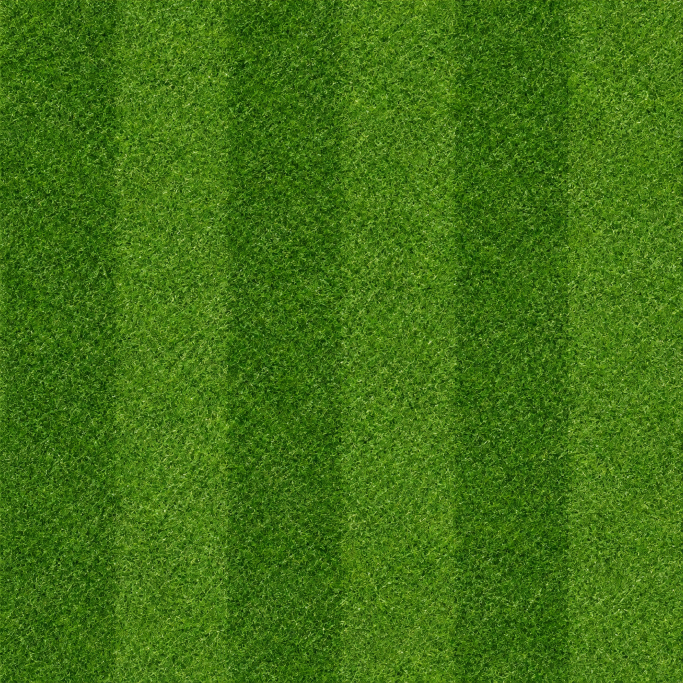
#> input picture assets/pitch/grass_seamless.jpg, 2048 x 2048 px (shown at 1/3 size)
$ python build_pitch_v2_textures.py
#> lines starting #> are read from the running program, lines starting #| are printed output that depends on the picture
"""
Soccer Pinball 3D - Visual 2.0 Pitch PBR V2 Generator
Generates premium UEFA Night Football Arcade turf textures at 2048x2048:
- Authentic deep emerald / navy-green turf palette (calibrated for ACES Filmic)
- Broad 5.5m mowing stripes (6 stripes across 33m pitch)
- Directional roller-pressed blade normal tilt
- Controlled micro-specular roughness (0.80 - 0.88) to eliminate glittering sandpaper noise
"""

from PIL import Image, ImageFilter
import numpy as np
import os

OUT_DIR = os.path.join(os.path.dirname(os.path.abspath(__file__)), "assets", "pitch")
W, H = 2048, 2048

print(f"[PitchV2] Generating 2048x2048 PBR Grass Textures in: {OUT_DIR}")

# 1. Base seamless grass reference
base_path = os.path.join(OUT_DIR, "grass_seamless.jpg")
if os.path.exists(base_path):
    base_img = Image.open(base_path).convert("L")
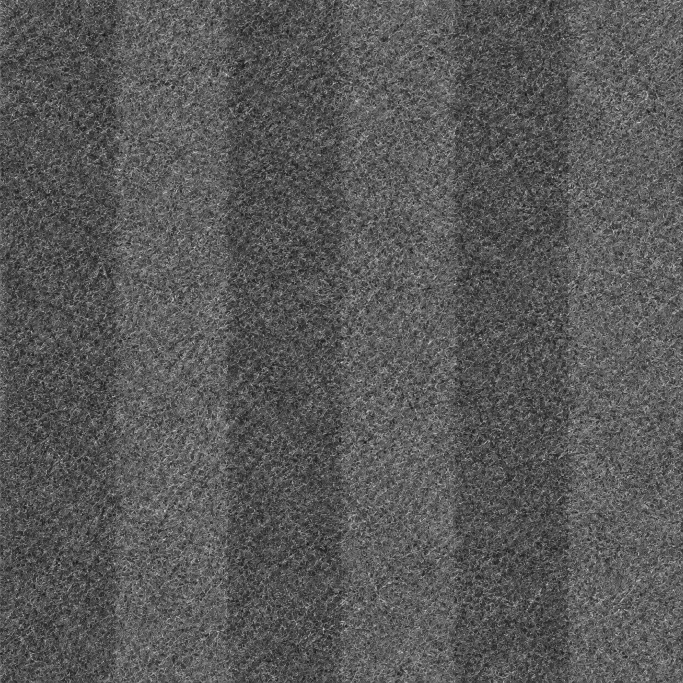
#> base_img: PIL image 2048x2048 L (shown at 1/3 size); min 4, max 252, mean 88.5
    base_gray = np.array(base_img.resize((W, H), Image.Resampling.LANCZOS), dtype=np.float32)
    # Normalize to [0, 1] mean centered
    base_micro = (base_gray - base_gray.mean()) / (base_gray.std() + 1e-4)
else:
    # Synthetic procedural noise fallback if base not found
    np.random.seed(20260919)
    base_micro = np.random.randn(W, H).astype(np.float32)

# Soften high-frequency micro speckles
base_micro = np.clip(base_micro * 0.45, -1.5, 1.5)

# 2. Broad 6-stripe mowing pattern along pitch length (Y axis)
# 6 alternating stripes across 33 meters -> ~5.5m width per stripe
y_coords = np.linspace(0, 1, H)[:, None]
x_coords = np.linspace(0, 1, W)[None, :]

# Sine wave with period = 6 stripes (3 full wave cycles)
stripe_phase = np.sin(y_coords * 3.0 * 2.0 * np.pi)
# Tanh gives flat plateaus with smooth, soft organic transitions at stripe borders
stripe_mask = np.tanh(stripe_phase * 6.0) * 0.5 + 0.5  # [0.0, 1.0]

# Subtle pitch spatial vignette: slightly deeper near touchlines, bright in center
dist_from_center_x = np.abs(x_coords - 0.5) * 2.0  # 0 at center, 1 at touchline
dist_from_center_y = np.abs(y_coords - 0.5) * 2.0
vignette = 1.0 - 0.08 * (dist_from_center_x ** 2 + 0.5 * dist_from_center_y ** 2)

# 3. Base Color (Diffuse)
# Calibrated UEFA Night Turf Palette:
# Light Stripe: RGB ~ [28, 68, 36] (vibrant, deep, rich stadium green)
# Dark Stripe:  RGB ~ [19, 48, 25] (deep emerald navy undertone)
col_light = np.array([28.0, 68.0, 36.0], dtype=np.float32)
col_dark  = np.array([19.0, 48.0, 25.0], dtype=np.float32)

diffuse = np.zeros((H, W, 3), dtype=np.float32)
for c in range(3):
    base_c = col_dark[c] + (col_light[c] - col_dark[c]) * stripe_mask
    # Add subtle micro blade variation (±8% luminance perturbation)
    diffuse[:, :, c] = base_c * (1.0 + 0.08 * base_micro) * vignette
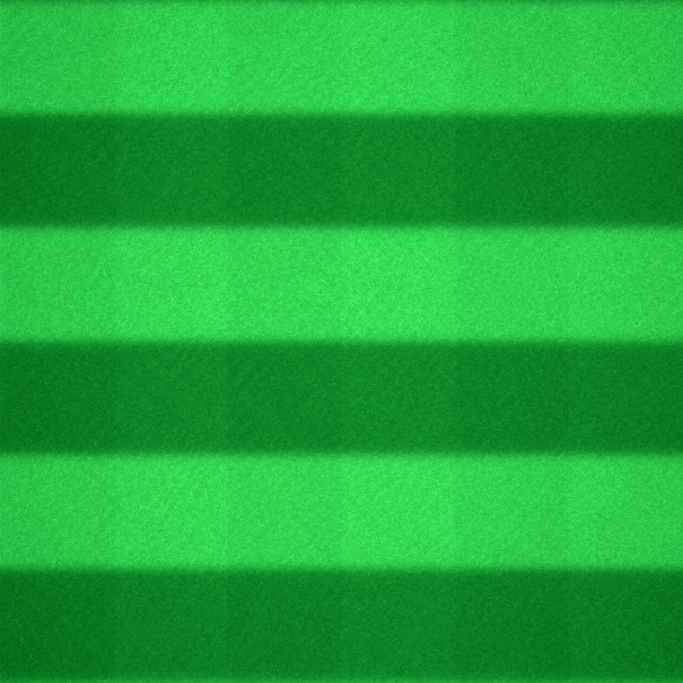
#> diffuse: shape (2048, 2048, 3) float32 (shown at 1/3 size); mean of channels 0, 1, 2 22.2, 56, 29.1; drawn with min black and max white

diffuse = np.clip(diffuse, 0, 255).astype(np.uint8)
diff_img = Image.fromarray(diffuse)
diff_img.save(os.path.join(OUT_DIR, "pitch_v2_diffuse.jpg"), quality=93)
diff_img.resize((256, 256)).save(os.path.join(OUT_DIR, "pitch_v2_thumb.jpg"), quality=88)
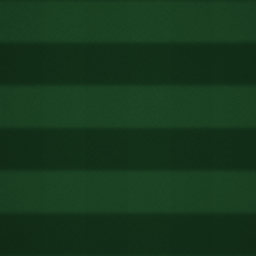
#> saved as pitch_v2_thumb.jpg: PIL image 256x256 RGB; mean R, G, B 22, 55.2, 28.8
print("  -> pitch_v2_diffuse.jpg & thumb saved.")

# 4. Normal Map
# Directional roller slope: ±0.06 along Y for mowing stripes
macro_ny = (stripe_mask - 0.5) * 0.12  # [-0.06, +0.06]
macro_nx = np.zeros_like(macro_ny)

# Micro blade normals from softened micro texture
grad_y, grad_x = np.gradient(base_micro)
micro_nx = -grad_x * 0.15
micro_ny = -grad_y * 0.15
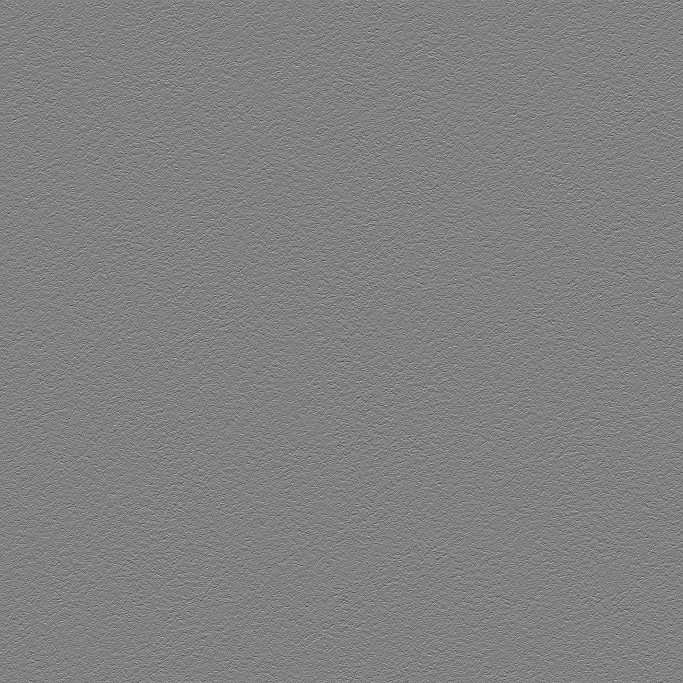
#> micro_ny: shape (2048, 2048) float32 (shown at 1/3 size); min -0.18, max 0.174, mean 1.1e-05; drawn with min black and max white

nx = macro_nx + micro_nx
ny = macro_ny + micro_ny
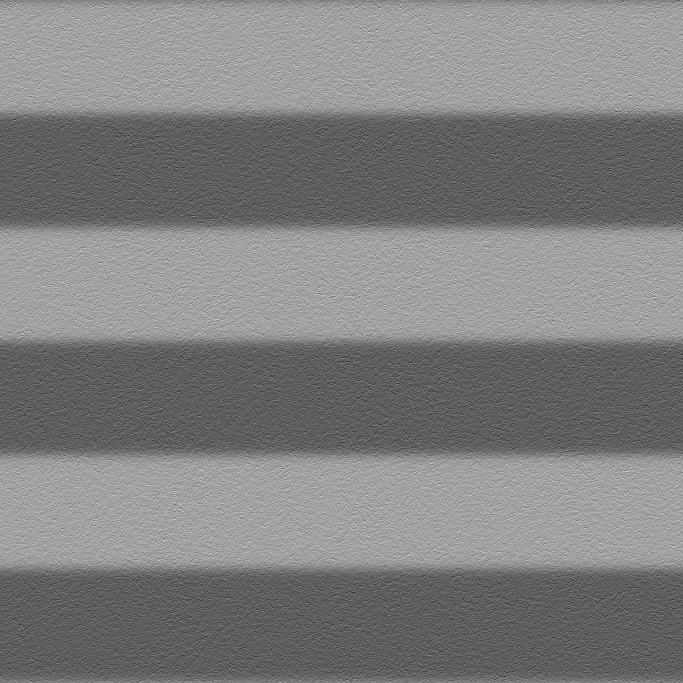
#> ny: shape (2048, 2048) float64 (shown at 1/3 size); min -0.227, max 0.225, mean 1.1e-05; drawn with min black and max white
nz = np.ones_like(nx)

len_inv = 1.0 / np.sqrt(nx * nx + ny * ny + nz * nz + 1e-6)
nx *= len_inv
ny *= len_inv
nz *= len_inv

norm_r = np.clip((nx * 0.5 + 0.5) * 255.0, 0, 255).astype(np.uint8)
norm_g = np.clip((ny * 0.5 + 0.5) * 255.0, 0, 255).astype(np.uint8)
norm_b = np.clip((nz * 0.5 + 0.5) * 255.0, 0, 255).astype(np.uint8)

norm_arr = np.stack([norm_r, norm_g, norm_b], axis=-1)
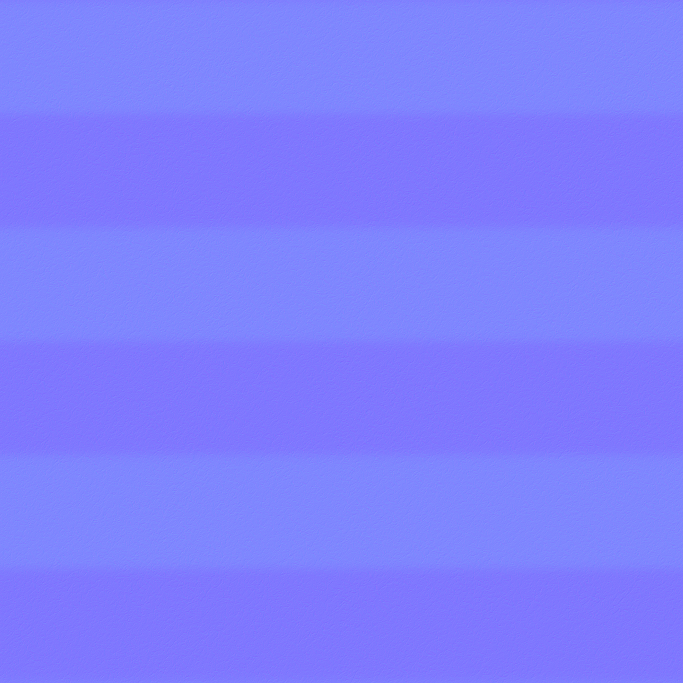
#> norm_arr: shape (2048, 2048, 3) (shown at 1/3 size); mean of channels 0, 1, 2 127, 127, 254; drawn as R, G, B
norm_img = Image.fromarray(norm_arr)
norm_img.save(os.path.join(OUT_DIR, "pitch_v2_normal.jpg"), quality=93)
print("  -> pitch_v2_normal.jpg saved.")

# 5. Roughness Map
# High matte roughness to prevent specular glittering (0.80 to 0.88)
# Light stripes have slightly lower roughness (sleeker roller pressed lay)
base_roughness = 0.86 - 0.05 * stripe_mask + 0.03 * base_micro
rough_arr = np.clip(base_roughness * 255.0, 0, 255).astype(np.uint8)
rough_img = Image.fromarray(rough_arr)
rough_img.save(os.path.join(OUT_DIR, "pitch_v2_roughness.jpg"), quality=93)
print("  -> pitch_v2_roughness.jpg saved.")

# 6. Ambient Occlusion (AO) Map
# Soft root occlusion + perimeter contact shadow
ao_base = 0.90 + 0.07 * np.clip(base_micro, -1.0, 1.0)
ao_edge = 1.0 - 0.18 * (np.maximum(0, dist_from_center_x - 0.82) / 0.18) ** 2
ao_arr = np.clip(ao_base * ao_edge * 255.0, 0, 255).astype(np.uint8)
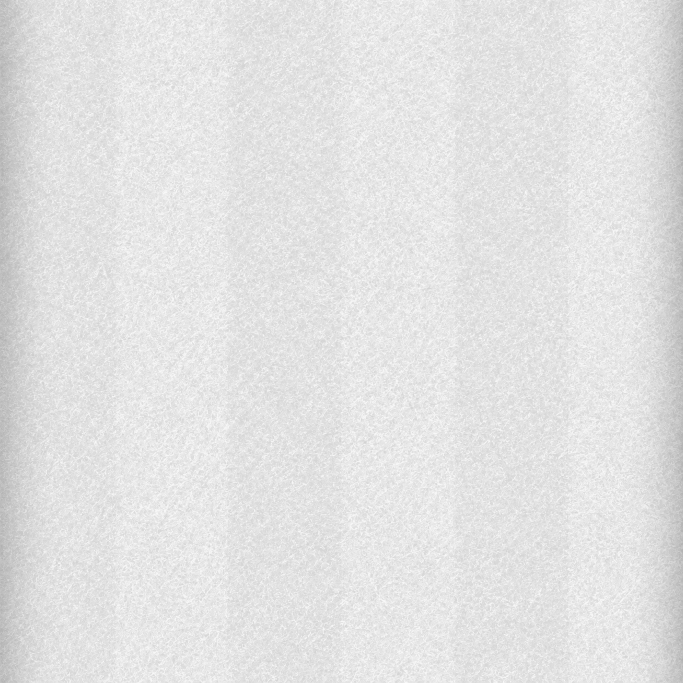
#> ao_arr: shape (2048, 2048) (shown at 1/3 size); min 174, max 247, mean 226.4
ao_img = Image.fromarray(ao_arr)
ao_img.save(os.path.join(OUT_DIR, "pitch_v2_ao.jpg"), quality=93)
print("  -> pitch_v2_ao.jpg saved.")

print("[PitchV2] All 4 PBR textures successfully created!\n")

$ run again, with assets/pitch/grass_diffuse.jpg copied over assets/pitch/grass_seamless.jpg
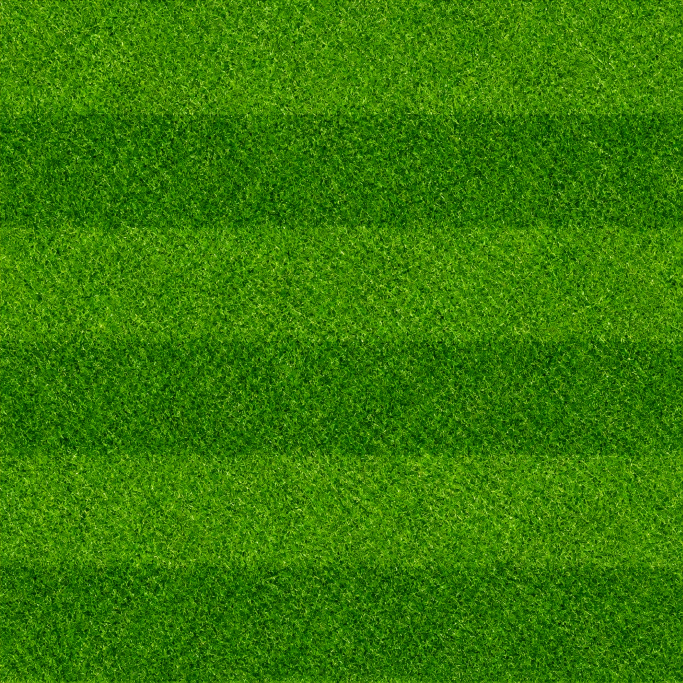
#> input picture assets/pitch/grass_diffuse.jpg, 2048 x 2048 px (shown at 1/3 size)
#> `base_img = Image.open(base_path).convert("L")`:
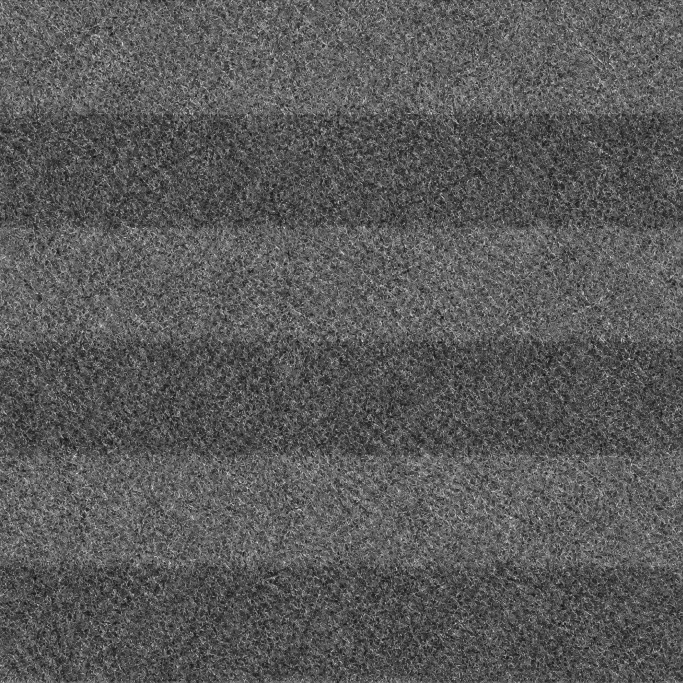
#> base_img: PIL image 2048x2048 L (shown at 1/3 size); min 8, max 249, mean 89.5
#> `base_micro = np.clip(base_micro * 0.45, -1.5, 1.5)`:
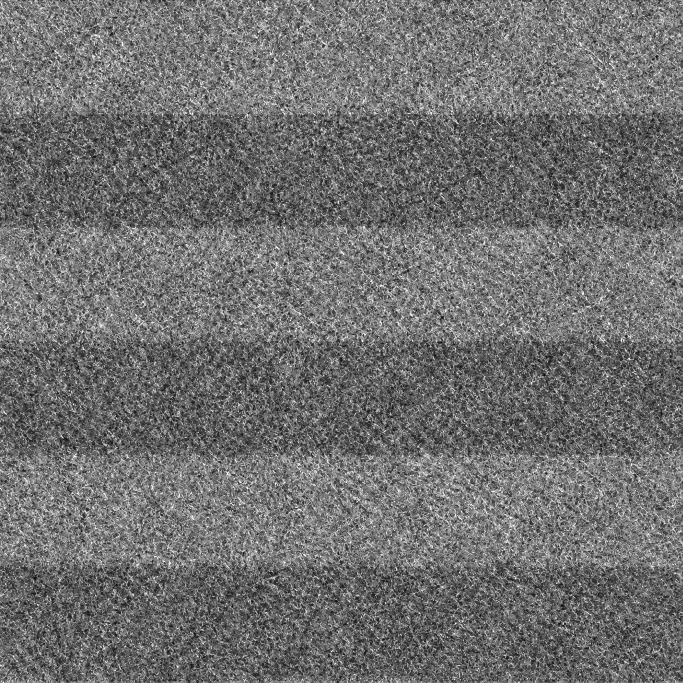
#> base_micro: shape (2048, 2048) float32 (shown at 1/3 size); min -1.18, max 1.5, mean -0.000407; drawn with min black and max white
